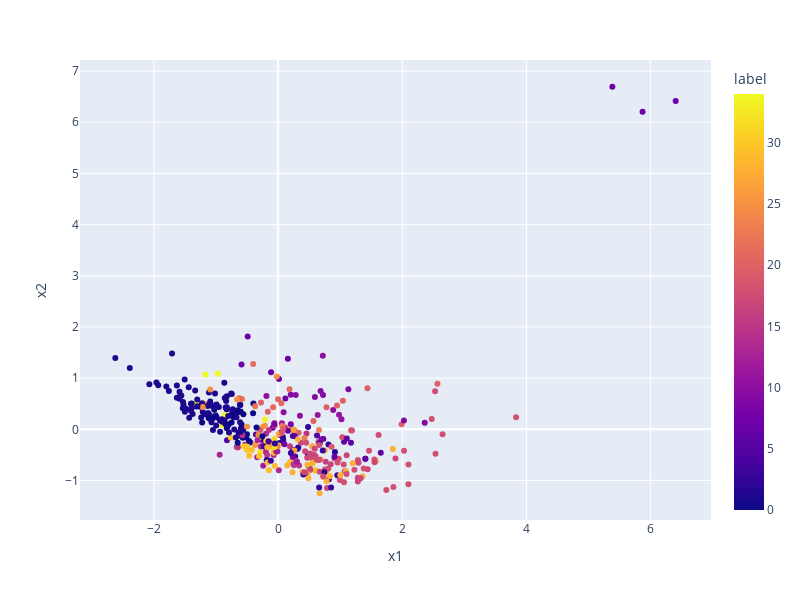

The notebook cell saved with this chart:
### Code cell
import plotly.express as px
fig = px.scatter(q_emb_2d, x='x1', y='x2', color='label', width=800, height=600)
fig.show()

### Figure 1 — Plotly figure (JSON) as saved in the notebook; plotly's stock layout.template omitted (floating-point values rounded to 4 significant figures; data arrays with more than 128 entries replaced by an {"elided": "..."} marker saying what was removed)
{"data": [{"hovertemplate": "x1=%{x}<br>x2=%{y}<br>label=%{marker.color}<extra></extra>", "legendgroup": "", "marker": {"color": {"elided": "390 int values"}, "coloraxis": "coloraxis", "symbol": "circle"}, "mode": "markers", "name": "", "orientation": "v", "showlegend": false, "type": "scatter", "x": {"elided": "390 float values"}, "xaxis": "x", "y": {"elided": "390 float values"}, "yaxis": "y"}], "layout": {"coloraxis": {"colorbar": {"title": {"text": "label"}}, "colorscale": [[0, "#0d0887"], [0.1111, "#46039f"], [0.2222, "#7201a8"], [0.3333, "#9c179e"], [0.4444, "#bd3786"], [0.5556, "#d8576b"], [0.6667, "#ed7953"], [0.7778, "#fb9f3a"], [0.8889, "#fdca26"], [1, "#f0f921"]]}, "height": 600, "legend": {"tracegroupgap": 0}, "margin": {"t": 60}, "width": 800, "xaxis": {"anchor": "y", "autorange": true, "domain": [0, 1], "range": [-3.192, 6.974], "title": {"text": "x1"}, "type": "linear"}, "yaxis": {"anchor": "x", "autorange": true, "domain": [0, 1], "range": [-1.772, 7.217], "title": {"text": "x2"}, "type": "linear"}}}
